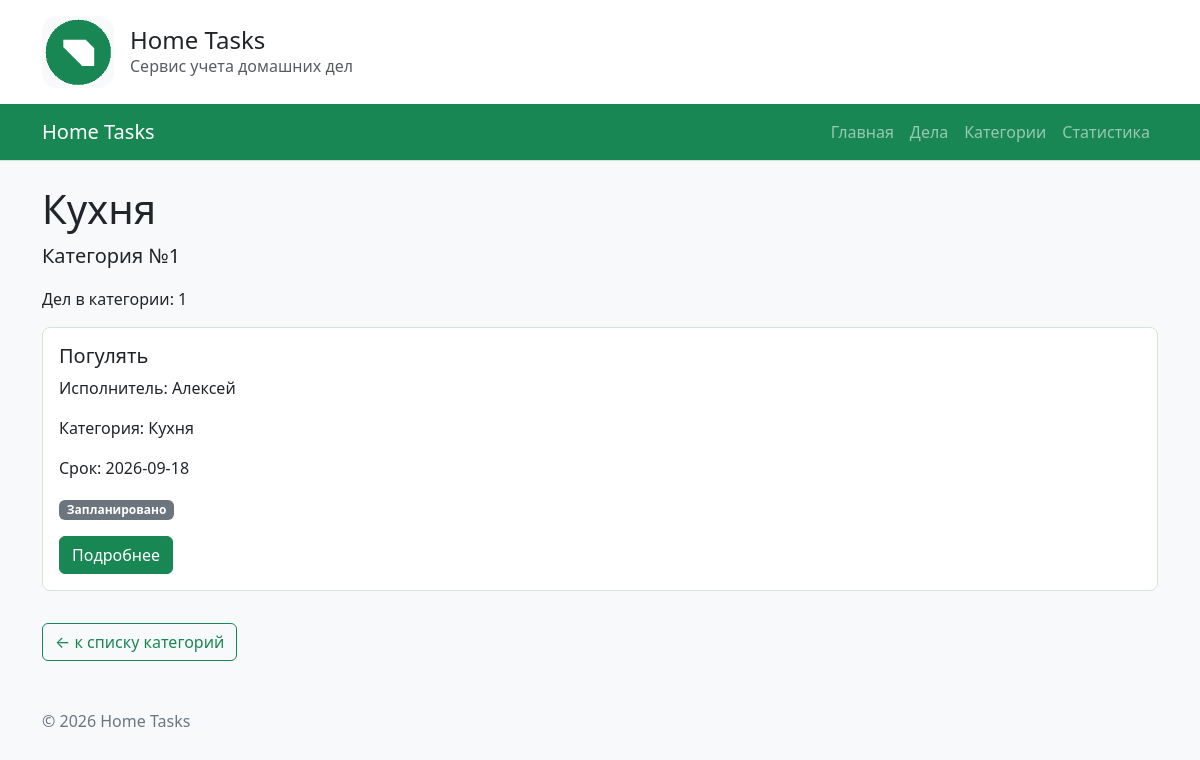
The page /categories/1/ on the database its author committed.
### categories/views.py (the view)
# urls.py: path("<int:category_id>/", views.category_detail, name="detail"),
def category_detail(
    request: HttpRequest,
    category_id: int,
) -> HttpResponse:
    conn = get_connection()
    category = conn.execute(
        """
        SELECT id, name
        FROM categories
        WHERE id = ?;
        """,
        (category_id,),
    ).fetchone()
    chores = []
    if category is not None:
        chores = conn.execute(
            CHORES_LIST_SQL + "WHERE chores.category_id = ? "
            + "ORDER BY chores.due_date;",
            (category_id,),
        ).fetchall()
    conn.close()
    return render(
        request,
        "categories/category_detail.html",
        {
            "category": category,
            "chores": chores,
        },
        status=404 if category is None else 200,
    )

### db/database.py (called while the page is built)
def get_connection() -> sqlite3.Connection:
    conn = sqlite3.connect(DB_PATH)
    conn.execute("PRAGMA foreign_keys = ON")
    conn.row_factory = sqlite3.Row
    return conn

### categories/templates/categories/category_detail.html (shortened to what this page needs)
{% extends "base.html" %}
{% block content %}
{% if category %}
  <h1>{{ category.name|default:"Без названия" }}</h1>
  <p class="lead">Категория №{{ category.id }}</p>
  <p>
    Дел в категории: {{ chores|length }}
  </p>
  {% for chore in chores %}
    {% include "chores/includes/chore_card.html" %}
  {% empty %}
    <p>В этой категории пока нет дел.</p>
  {% endfor %}
{% else %}
  <h1 class="text-danger">Категория не найдена</h1>
  <p>
    Категория с указанным идентификатором отсутствует.
  </p>
{% endif %}
<a
  href="{% url 'categories:list' %}"
  class="btn btn-outline-success mt-3"
>
  ← к списку категорий
</a>
{% endblock %}

### chores/templates/chores/includes/chore_card.html
<article class="card chore-card mb-3">
  <div class="card-body">
    <h2 class="card-title h5">
      {{ chore.title|default:"Без названия" }}
    </h2>
    <p class="card-text">
      Исполнитель: {{ chore.user_name }}
    </p>
    <p class="card-text">
      Категория: {{ chore.category_name }}
    </p>
    <p class="card-text">
      Срок: {{ chore.due_date }}
    </p>
    <p class="card-text">
      {% include "chores/includes/chore_status.html" %}
    </p>
    <a
      href="{% url 'chores:detail' chore.id %}"
      class="btn btn-success"
    >
      Подробнее
    </a>
  </div>
</article>

### chores/templates/chores/includes/chore_status.html
{% if chore.status == "Выполнено" %}
  <span class="badge bg-success chore-status chore-status-done">
    Выполнено
  </span>
{% elif chore.status == "В работе" %}
  <span class="badge bg-warning text-dark chore-status chore-status-progress">
    В работе
  </span>
{% else %}
  <span class="badge bg-secondary chore-status chore-status-planned">
    Запланировано
  </span>
{% endif %}

### homepage/static/homepage/css/style.css (style rules this page uses)
body { min-height: 100vh; background-color: #f8f9fa; }
.chore-card, .category-card { margin-bottom: 1rem; border: 1px solid #d9e2d6; border-radius: 8px; }
.chore-status { font-weight: 600; }

### rows shown on the page
categories: name "Кухня"
chores: title "Погулять", user_name "Алексей", category_name "Кухня", due_date "2026-09-18"

### other values the page prints
{{ category.id }} "1"
{{ chores|length }} "1"
